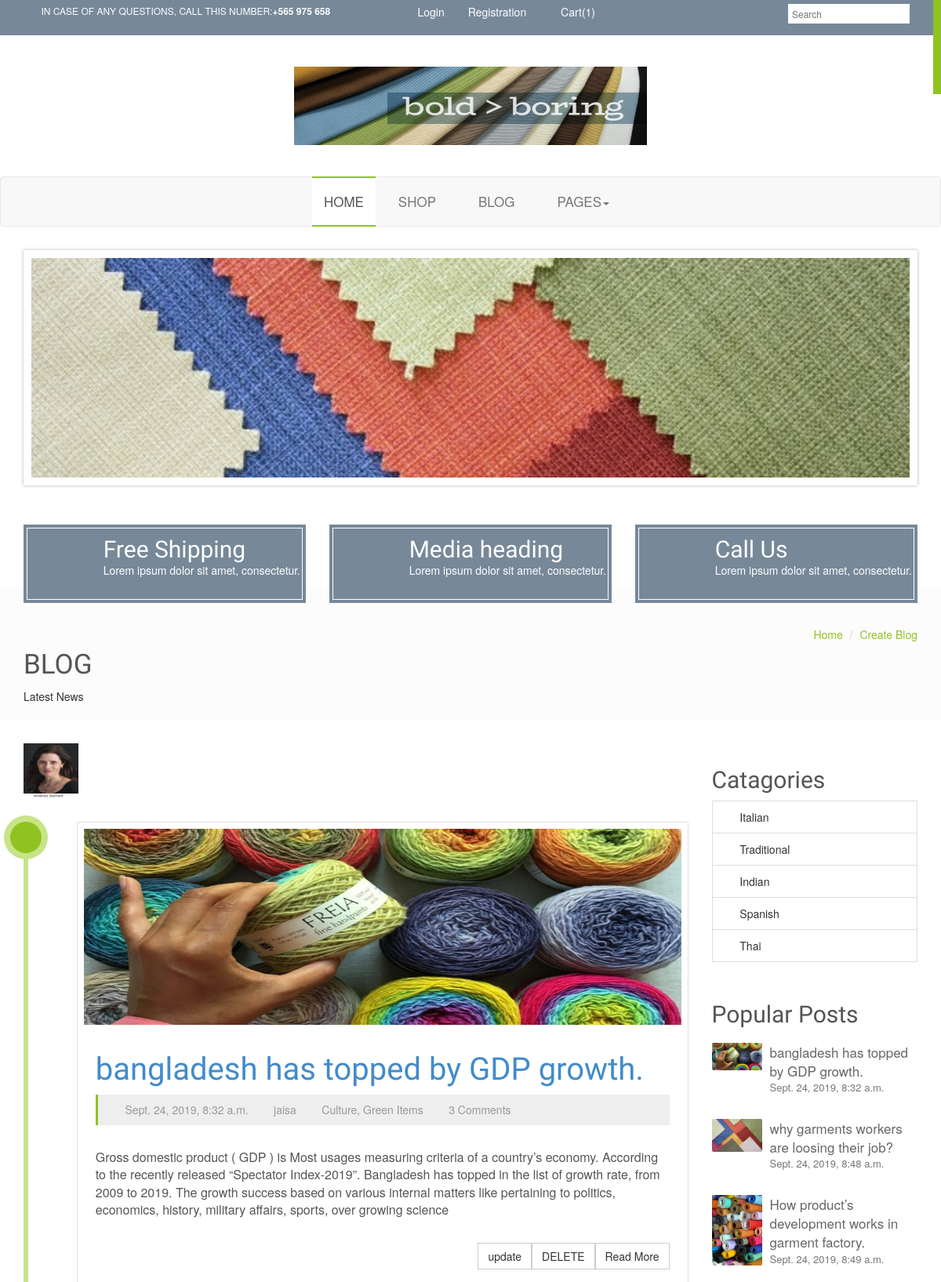
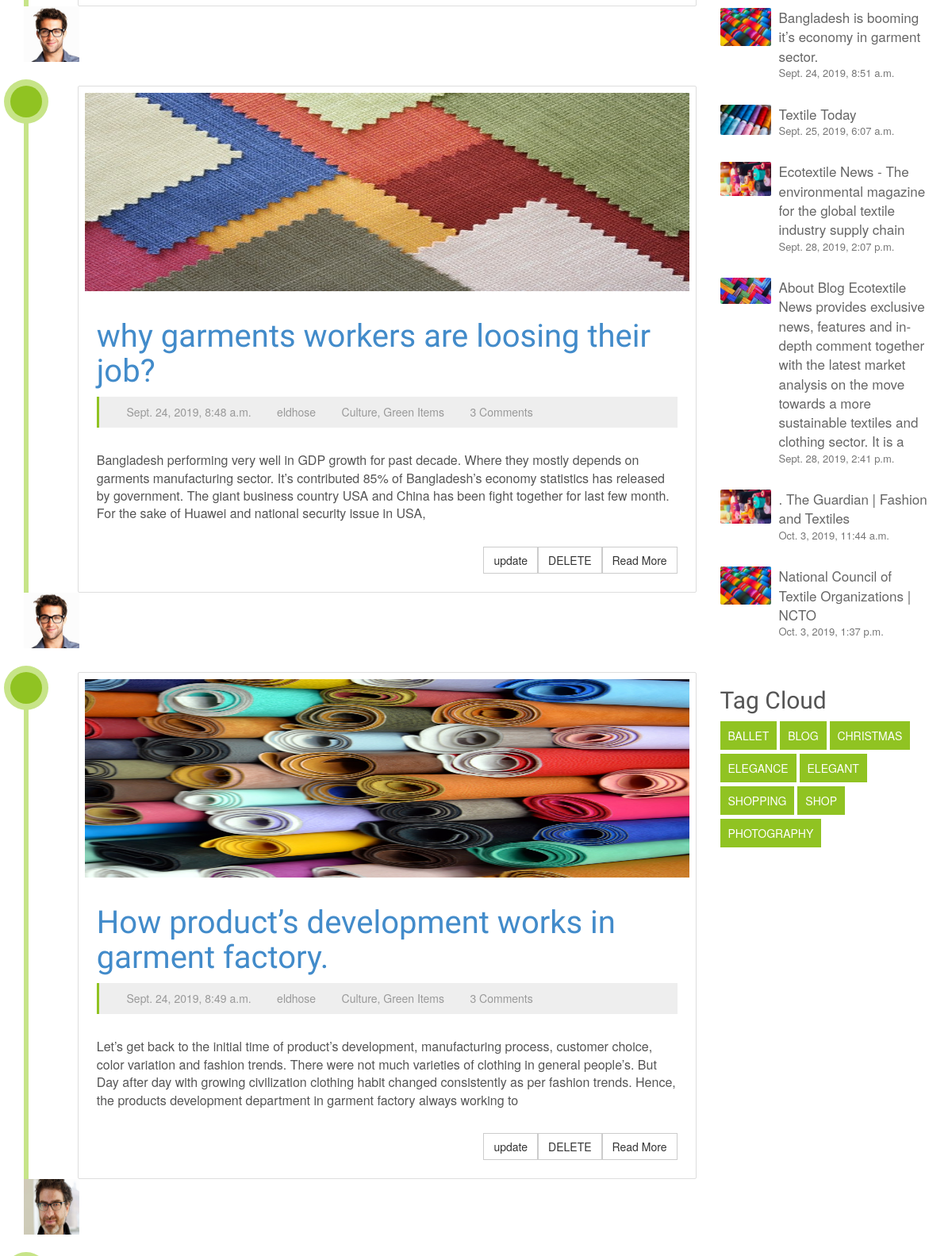
The page /textile/blog/ (upper part) on the database its author committed (2 pictures, top to bottom).
### blogapps/models.py (models this page shows)
class Blogs(models.Model):
    title = models.CharField(max_length=200, unique=True, default="")
    content = tinymce_models.HTMLField('Content')
    image = models.ImageField(upload_to='pics', blank=True, default='author.jpg')
    author = models.ForeignKey(Author, on_delete=models.CASCADE, default="")
    created_on = models.DateTimeField(default=datetime.now, blank=True)
    updated_on = models.DateTimeField(default=datetime.now, blank=True)

class Author(models.Model):
    author = models.OneToOneField('auth.User', on_delete=models.CASCADE)
    author_image = models.ImageField(upload_to='pics', blank=True, null=True, default='author.jpg')
    description = models.TextField(max_length=500, default="")
    def __str__(self):
        return self.author.username

### blogapps/views.py (the view)
# urls.py: path('', views.blogs, name='blog'),
def blogs(request):
    bloglist = Blogs.objects.all()
    page = request.GET.get('page',1)
    paginator= Paginator(bloglist,5)
    blogs = paginator.page(page)
    return render(request, 'blog.html', {'ob': bloglist,'blogs':blogs})

### templates/blog.html (shortened to what this page needs)
{% extends "base.html" %}
{% load static %}
{% block content %}
<section id="topic-header">
    <div class="container">
        <div class="row">
            <div class="col-md-4">
				<br>
				<br>
                <h3>BLOG</h3>
                <p>Latest News</p>
            </div>
            <div class="col-md-8 hidden-xs">
                <ol class="breadcrumb pull-right">
                    <li><a href="{% url 'index' %}">Home</a></li>
                    <li><a href="{% url 'blogapps:create_blog' %}">Create Blog</a></li>
                </ol>
            </div>
        </div>
    </div>
</section>
<section id="blog">
    <div class="container">
        <div class="row">
            <div class="col-md-9 clearfix">
                {% for obj1 in blogs %}
                <div>
                    <img src="{{obj1.author.author_image.url}}" width="70" height="70" alt=" ">
                </div>
                <ul class="blog-zone">
                    <li>
                        <div class="blog-icon">
                            <i class="fa  fa-pencil"></i>
                        </div>
                        <div class="blog-box">
                            <a href="{% url 'blogapps:article' obj1.id %}"><img alt=" " height="250" src="{{obj1.image.url}}" width="400"></a>
                                <div class="blog-post-body clearfix">
                                    <a href="blog-single.html">
                                        <h2><a href="{% url 'blogapps:article' obj1.id %}">{{ obj1.title }}</a></h2>
                                    </a>
                                    <div class="blog-post-tag">
                                        <div class="block">
                                            <i class="fa fa-clock-o"></i>
                                            <p>{{ obj1.created_on }}</p>
                                        </div>
                                        <div class="block">
                                            <i class="fa fa-user"></i>
                                            <p>{{ obj1.author }}</p>
                                        </div>
                                        <div class="block">
                                            <i class="fa fa-tags"></i>
                                            <p>
                                                <a href="">Culture</a>,
                                                <a href="">Green Items</a>
                                            </p>
                                        </div>
                                        <div class="block">
                                            <i class="fa fa-comments"></i>
                                            <p>3 Comments</p>
                                        </div>
                                    </div>
                                    <p>{{ obj1.content | safe }}</p>
                                    <a class="btn btn-default btn-transparent pull-right" href="blog-single.html"
                                       role="button">
                                        <span>Read More</span>
                                    </a>
                                    <a class="btn btn-default btn-transparent pull-right" href="{% url 'blogapps:blog_delete' obj1.id %}" role="button">DELETE </a>
                                    <a class="btn btn-default btn-transparent pull-right" href="{% url 'blogapps:blog_update' obj1.id %}" role="button">update </a>
                                </div>
                        </div>
                    </li>
                </ul>
                {% endfor %}
            </div>
            <div class="col-md-3">
                <div class="blog-sidebar">
                    <div class="block">
                        <h4>Catagories</h4>
                        <div class="list-group">
                            <a class="list-group-item" href="#">
                                <i class="fa  fa-dot-circle-o"></i>
                                Italian
                            </a>
                            <a class="list-group-item" href="#">
                                <i class="fa  fa-dot-circle-o"></i>
                                Traditional
                            </a>
                            <a class="list-group-item" href="#">
                                <i class="fa  fa-dot-circle-o"></i>
                                Indian
                            </a>
                            <a class="list-group-item" href="#">
                                <i class="fa  fa-dot-circle-o"></i>
                                Spanish
                            </a>
                            <a class="list-group-item" href="#">
                                <i class="fa  fa-dot-circle-o"></i>
                                Thai
                            </a>
                        </div>
                    </div>
                    <div class="block">
                        <h4>Popular Posts</h4>
                        {% for obj1 in ob %}
                        <ul class="media-list">
                            <li class="media">
                                <a class="pull-left" href="#">
                                    <img alt="..." class="media-object" src="{{obj1.image.url}}">
                                </a>
                                <div class="media-body">
                                    <a class="media-heading" href="article/{{obj1.id}}">{{obj1.title}}</a>
                                    <p>{{obj1.created_on}}</p>
                                </div>
                            </li>
                        </ul>
                        {% endfor %}
                    </div>
                    <div class="block">
                        <h4>Tag Cloud</h4>
                        <div class="tag-link">
                            <a href="">BALLET</a>
                            <a href="">BLOG</a>
                            <a href="">CHRISTMAS</a>
                            <a href="">ELEGANCE</a>
                            <a href="">ELEGANT</a>
                            <a href="">SHOPPING</a>
                            <a href="">SHOP</a>
                            <a href="">PHOTOGRAPHY</a>
                        </div>
                    </div>
                </div>
            </div>
        </div>
    </div>
</section>
{% endblock content %}

### static/css/style.css (style rules this page uses)
li { list-style: none; }
h1,h2,h3,h4,h5,h6 { font-family: 'Yanone Kaffeesatz', sans-serif;color: #555 }
h2 { font-size: 40px; }
h3 { font-size: 35px; }
h4 { font-size: 30px; }
ul { padding-left: 0; }
section+section { margin-top: 50px; }
.btn-transparent { position: relative; border-radius: 0; }
.btn-transparent:before { position: absolute; width: 100%; height: 0; content: ""; display: block; top: 0; left: 0; z-index: 3; -webkit-transition: .2s ease-in-out; -moz-transition: .2s ease-in-out; -ms-transition: .2s ease-in-out; -o-transition: .2s ease-in-out; transition: .2s ease-in-out; }
.btn-transparent span { z-index: 5; position: relative; -webkit-transition: .2s ease-in-out; -moz-transition: .2s ease-in-out; -ms-transition: .2s ease-in-out; -o-transition: .2s ease-in-out; transition: .2s ease-in-out; }
#topic-header { background: #FCFCFC; width: 100%; padding: 20px 0; margin: -20px 0; }
#topic-header h1,#topic-header p { margin: 0; }
#topic-header .breadcrumb { background: transparent; padding: 30px 0 0; }
#topic-header .breadcrumb li a { color: #90c322; }
#blog { margin-bottom: 50px; }
#blog .blog-zone { margin: 30px 0 0 0; position: relative; }
#blog .blog-zone:before { content: ''; position: absolute; top: 0; bottom: 0; width: 6px; background: #c7e488; left: 1%; margin-left: -8px; }
#blog .blog-zone > li { position: relative; }
#blog .blog-zone > li .blog-box { margin: 0 0 30px 8%; background: #fff; border: 1px solid #dedede; color: #fff; padding: 8px; font-size: 1.2em; font-weight: 300; line-height: 1.4; position: relative; border-radius: 2px; }
#blog .blog-zone > li:nth-child(odd) .blog-box { background: #fff; border: 1px solid #dedede; }
#blog .blog-zone > li:nth-child(odd) .blog-box:after { border-right-color: #90c322; }
#blog .blog-zone > li .blog-icon { width: 40px; height: 40px; font-size: 1.4em; line-height: 40px; position: absolute; color: #fff; background: #90c322; border-radius: 50%; box-shadow: 0 0 0 8px #C7E488; text-align: center; left: 1%; top: 0; margin: 0 0 0 -25px; }
.blog-box img { width: 100%; }
.blog-box p { color: #666; }
.blog-post-tag { background: #eee; padding-left: 17px; border-left: 3px solid #90c222; }
.blog-post-tag .block i { color: #90c322; }
.blog-post-tag .block p { display: inline-block; color: #999; font-size: 14px; }
.blog-post-tag .block p a { color: #999; }
.blog-post-tag .block { margin-right: 10px; display: inline-block; }
.blog-post-body { padding: 15px; }
.blog-post-body p { font-size: 16px; color: #555; padding-top: 10px; }
#blog .blog-zone > li:last-child .blog-box { margin-bottom: 0; }
.blog-sidebar .block { margin-bottom: 50px; }
.blog-sidebar .block .media-heading { color: #666; font-size: 17px; display: block; margin:0; -webkit-transition: .2s ease-in-out; -moz-transition: .2s ease-in-out; -ms-transition: .2s ease-in-out; -o-transition: .2s ease-in-out; transition: .2s ease-in-out; }
.blog-sidebar .block .media-list { padding-top: 10px; }
.blog-sidebar .block .media-body p { color: #777; font-size: 13px; }
.blog-sidebar .block .media a img { width: 64px; border-radius: 2px; }
.blog-sidebar { padding: 20px 0; }
.blog-sidebar .block .list-group-item:first-child, .blog-sidebar .block .list-group-item:last-child { border-top-right-radius: 0px; border-top-left-radius: 0px; border-bottom-right-radius: 0px; border-bottom-left-radius: 0px; }
.blog-sidebar .block .list-group .list-group-item { color: #333; -webkit-transition: .2s ease-in-out; -moz-transition: .2s ease-in-out; -ms-transition: .2s ease-in-out; -o-transition: .2s ease-in-out; transition: .2s ease-in-out; }
.blog-sidebar .block .list-group .list-group-item i { margin-right: 5px; }
.tag-link a { color: #fff; background: #90c322; padding: 8px 10px; display: inline-block; margin-bottom: 5px; }

### rows shown on the page
Blogs: author.author_image (picture), image (picture), title "bangladesh has topped by GDP growth.", created_on "Sept. 24, 2019, 8:32 a.m.", author "jaisa", content "Gross domestic product ( GDP ) is Most usages measuring criteria of a country’s economy. According to the recently released “Spectator Index-2019”. Bangladesh has topped in the list of growth rate, from 2009 to 2019. The growth success based on various internal matters like pertaining to politics, economics, history, military affairs, sports, over growing science"
Blogs: author.author_image (picture), image (picture), title "why garments workers are loosing their job?", created_on "Sept. 24, 2019, 8:48 a.m.", author "eldhose", content "Bangladesh performing very well in GDP growth for past decade. Where they mostly depends on garments manufacturing sector. It’s contributed 85% of Bangladesh’s economy statistics has released by government. The giant business country USA and China has been fight together for last few month. For the sake of Huawei and national security issue in USA,"
Blogs: author.author_image (picture), image (picture), title "How product’s development works in garment factory.", created_on "Sept. 24, 2019, 8:49 a.m.", author "eldhose", content "Let’s get back to the initial time of product’s development, manufacturing process, customer choice, color variation and fashion trends. There were not much varieties of clothing in general people’s. But Day after day with growing civilization clothing habit changed consistently as per fashion trends. Hence, the products development department in garment factory always working to"
Blogs: author.author_image (picture), image (picture), title "Bangladesh is booming it’s economy in garment sector.", created_on "Sept. 24, 2019, 8:51 a.m."
Blogs: image (picture), title "Textile Today", created_on "Sept. 25, 2019, 6:07 a.m."
Blogs: image (picture), title "Ecotextile News - The environmental magazine for the global textile industry supply chain", created_on "Sept. 28, 2019, 2:07 p.m."
Blogs: image (picture), title "About Blog Ecotextile News provides exclusive news, features and in-depth comment together with the latest market analysis on the move towards a more sustainable textiles and clothing sector. It is a", created_on "Sept. 28, 2019, 2:41 p.m."
Blogs: image (picture), title ". The Guardian | Fashion and Textiles", created_on "Oct. 3, 2019, 11:44 a.m."
Blogs: image (picture), title "National Council of Textile Organizations | NCTO", created_on "Oct. 3, 2019, 1:37 p.m."
